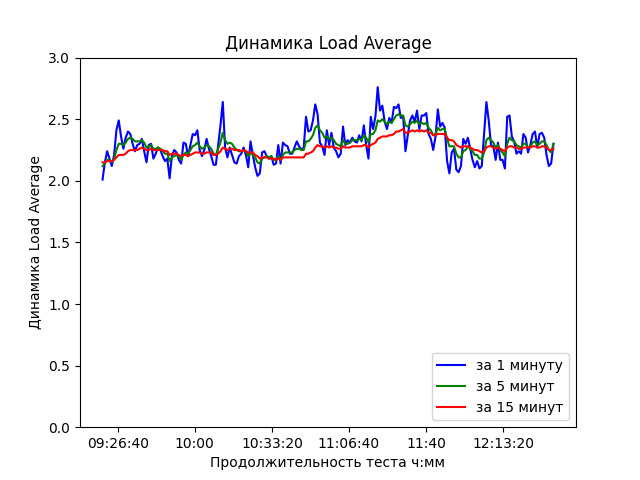

The script that saved this image:
import pandas as pd
import openpyxl
import matplotlib.pyplot as plt
pd.plotting.register_matplotlib_converters()

df = pd.read_excel('graphs_sheikh.xlsx', sheet_name='Динамика Load Average')
x = df['Время']
y = df['за 1 минуту']
y1 = df['за 5 минут']
y2 = df['за 15 минут']
ax1 = plt.axes()
ax1.set_ylim([0, 3])
line_01 = ax1.plot(x, y, color='blue', label='за 1 минуту')
line_02 = ax1.plot(x, y1, color='green', label='за 5 минут')
line_03 = ax1.plot(x, y2, color='red', label='за 15 минут')
ax1.set_xlabel('Продолжительность теста ч:мм')
ax1.set_ylabel('Динамика Load Average')
ax1.set_title('Динамика Load Average')
ax1.legend(loc='lower right')
plt.savefig('graph_07')
plt.show()
